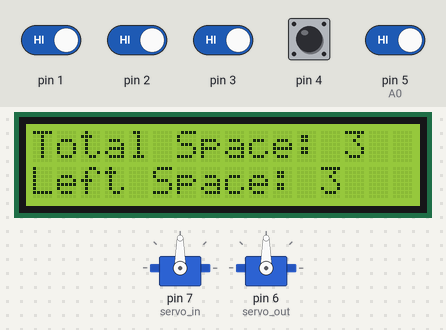
A sketch run on a simulated Arduino Uno, built with avr-gcc and run on an emulated ATmega328P. Parts: 16×2 character LCD, 2 × servo. The inputs (shaded band) are chosen by the test bench; at power-on: pin 1–4, pin 5 (A0) HIGH.

Above: at 1.2 s.
1.3 s: pin 1 driven LOW
At 2.8 s:
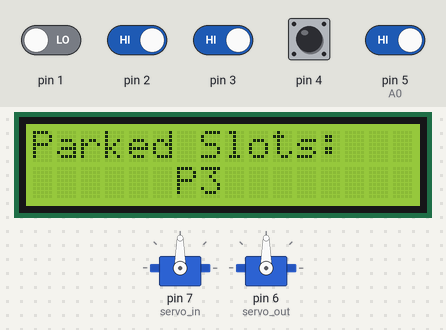
7.5 s: pin 2 driven LOW
At 8.9 s:
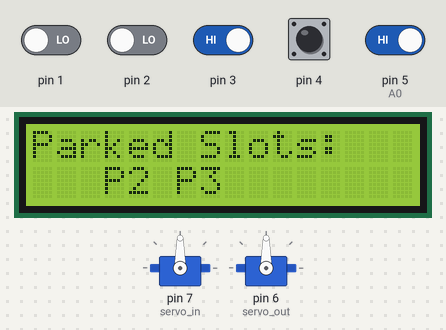
15.6 s: pin 3 driven LOW
At 17.9 s:
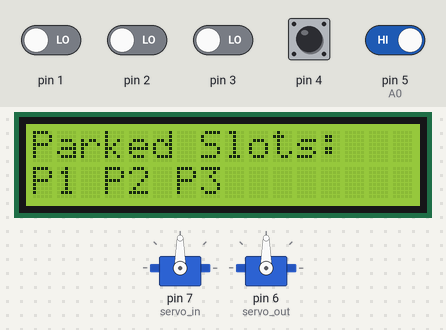
23.9 s: pin 5 (A0) driven LOW
At 25.9 s:
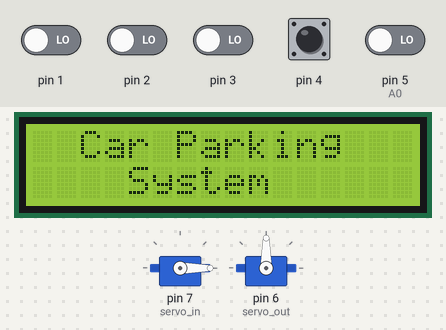
32.2 s: pin 1 driven HIGH
At 37.0 s:
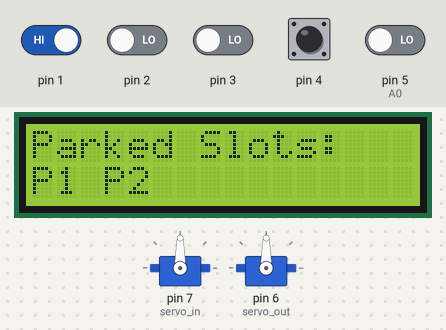
38.7 s: pin 2 driven HIGH
At 43.0 s:
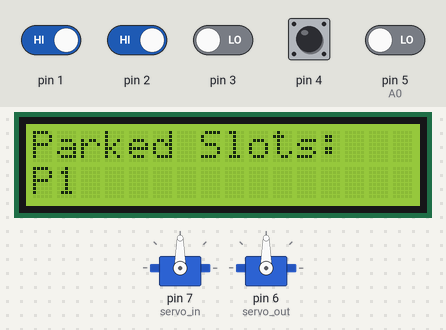
Timing chart, 0 to 44.5 s (numbered marks = the images above; inputs shaded):
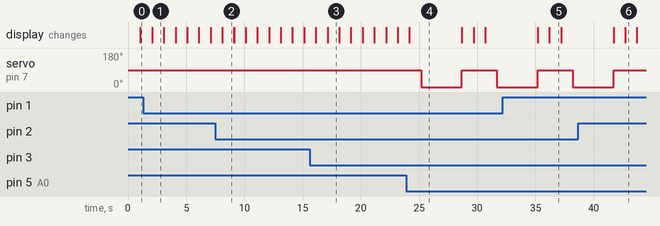

Measured:
- after the input at 1.3 s, the display: changes after 0.77 s (image 1)
- after the input at 7.5 s, the display: changes after 0.60 s (image 2)
- after the input at 15.6 s, the display: first differs from a run without the input after 1.5 s (image 3)
- after the input at 23.9 s, servo on pin 7 (servo_in): 90° → 0° after 1.3 s, → 90° 3.5 s later, → 0° 3.0 s later
- after the input at 32.2 s, the display: first differs from a run without the input after 4.0 s (image 5)
- after the input at 38.7 s, the display: first differs from a run without the input after 4.0 s (image 6)
- what the display in image 1 shows lasts 1.0 s, from 2.1 s to 3.1 s

The sketch:

Vehicle_Parking.ino
```cpp
#include<LiquidCrystal.h>
#include<Servo.h>
Servo servo_in;
Servo servo_out;
LiquidCrystal lcd(13,12,11,10,9,8);
int total=3;
int space;
int flag1=0;
int flag2=0;

void setup()
{
  pinMode(5,INPUT);//A0
  pinMode(4,INPUT);
  pinMode(3,INPUT);
  pinMode(2,INPUT);
  pinMode(1,INPUT);
  lcd.begin(16,2);
  servo_in.attach(7);
  servo_out.attach(6);
  servo_in.write(90);
  servo_out.write(90);
  space=total;
}

void loop()
{
  lcd.setCursor(0,0);
  lcd.print("  Car Parking");
  lcd.setCursor(0,1);
  lcd.print("    System");
  delay(1000);
  if(digitalRead(5)==0 && flag1==0)
  {
    if(space>0 && space<=total)
    {
      flag1=1; //Space is there
      //if(flag2==0)
      {
        servo_in.write(0);
        space=space-1;
        delay(500);
      }
    }
    else
    {
      lcd.clear();
      lcd.setCursor(0,0);
      lcd.print("Sorry no space");
      lcd.setCursor(0,1);
      lcd.print("Available");
      delay(1000);
      lcd.clear();
    }
  }
  if(digitalRead(4)==0 && flag2==0 && space<total)
  {
    flag2=1;
    if(flag1==0)
    {
      servo_out.write(0);
      space=space+1;
      delay(500);
    }
  }

  if(flag1==1)
  {
    delay(3000);
    servo_in.write(90);
    flag1=0;
   }
  if(flag2==1)
  {
    delay(3000);
    servo_out.write(90);
    flag2=0;
  }
  lcd.setCursor(0,0);
  lcd.print("Total Space: ");
  lcd.print(total);
  lcd.setCursor(0,1);
  lcd.print("Left Space: ");
  lcd.print(space);
  delay(1000);
  lcd.clear();

  lcd.setCursor(0,0);
  lcd.print("Parked Slots:");
  if(digitalRead(3)==0)
  {
    lcd.setCursor(0,1);
    lcd.print("P1");
  }
  if(digitalRead(2)==0)
  {
    lcd.setCursor(3,1);
    lcd.print("P2");
  }
  if(digitalRead(1)==0)
  {
    lcd.setCursor(6,1);
    lcd.print("P3");
  }
  delay(1000);
  lcd.clear();
  //Serial.println(analogRead(A1));
}
```
